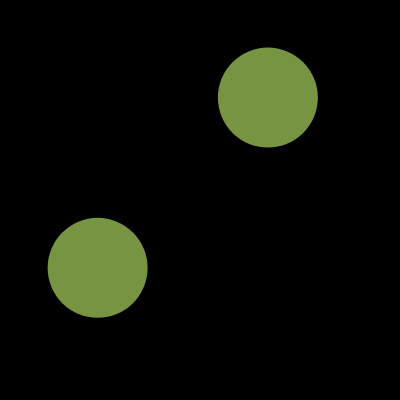
Frame 1 (no input)
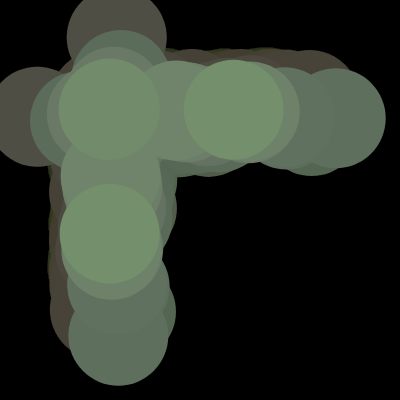
Frame 60 (no input)
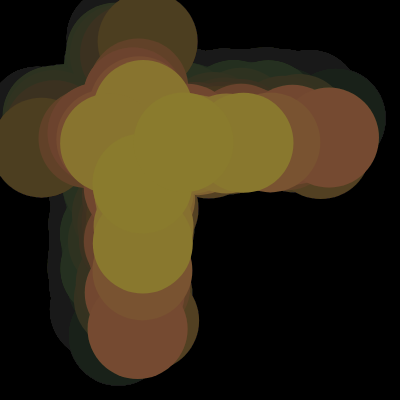
Frame 120 (the mouse pressed at the canvas centre since frame 60)

The p5.js sketch that drew these frames (run headless with seeded random() and noise() and a simulated clock; from frame 60 on, the mouse is pressed at the canvas centre):

// p5.js sketch
// ── sketch.js
var t;

function setup() {
  createCanvas(400, 400);
  background(0);
  t = 0;
}

function draw() {
  
  background(0, 5);

  var x = width * noise(t+100);
  var y = height * noise(t*100);
  var a = width * noise(t*100);
  var c = width * noise(t+100);
  var r = 255 * noise(t+10);
  var g = 255 * noise(t+15);
  var b = 255 * noise(t+20);
  
  noStroke();
  fill(r, g, b);
  ellipse(x, y, 100, 100);
  ellipse(a, c, 100, 100);
  
  t = t + 0.01;
}
